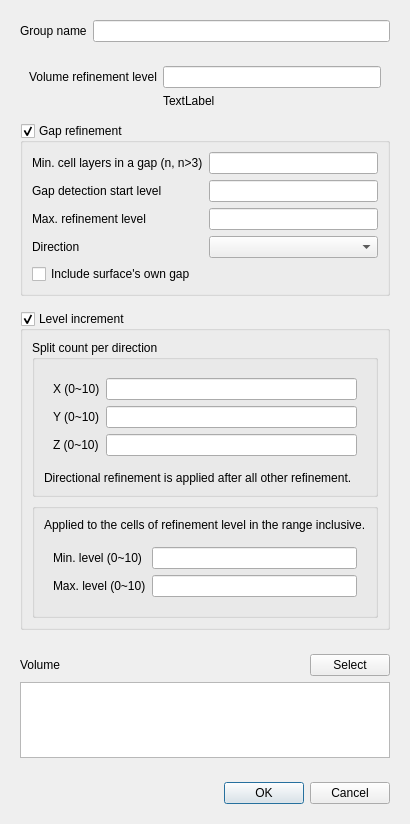
<?xml version="1.0" encoding="UTF-8"?>
<ui version="4.0">
 <class>VolumeRefinementDialog</class>
 <widget class="QDialog" name="VolumeRefinementDialog">
  <property name="geometry">
   <rect>
    <x>0</x>
    <y>0</y>
    <width>400</width>
    <height>824</height>
   </rect>
  </property>
  <property name="windowTitle">
   <string>Volume refinement</string>
  </property>
  <layout class="QVBoxLayout" name="verticalLayout">
   <item>
    <widget class="QWidget" name="parameters" native="true">
     <layout class="QVBoxLayout" name="verticalLayout_7">
      <property name="bottomMargin">
       <number>0</number>
      </property>
      <item>
       <widget class="QWidget" name="widget_7" native="true">
        <layout class="QFormLayout" name="formLayout">
         <property name="leftMargin">
          <number>0</number>
         </property>
         <property name="topMargin">
          <number>0</number>
         </property>
         <property name="rightMargin">
          <number>0</number>
         </property>
         <property name="bottomMargin">
          <number>0</number>
         </property>
         <item row="0" column="0">
          <widget class="QLabel" name="label">
           <property name="text">
            <string>Group name</string>
           </property>
          </widget>
         </item>
         <item row="0" column="1">
          <widget class="QLineEdit" name="groupName"/>
         </item>
        </layout>
       </widget>
      </item>
      <item>
       <widget class="QWidget" name="omnidirectional" native="true">
        <layout class="QVBoxLayout" name="verticalLayout_3">
         <property name="leftMargin">
          <number>0</number>
         </property>
         <property name="rightMargin">
          <number>0</number>
         </property>
         <item>
          <widget class="QWidget" name="widget" native="true">
           <layout class="QFormLayout" name="formLayout_3">
            <item row="0" column="0">
             <widget class="QLabel" name="label_2">
              <property name="text">
               <string>Volume refinement level</string>
              </property>
             </widget>
            </item>
            <item row="0" column="1">
             <widget class="QLineEdit" name="volumeRefinementLevel"/>
            </item>
            <item row="1" column="1">
             <widget class="QLabel" name="cellSize">
              <property name="text">
               <string>TextLabel</string>
              </property>
             </widget>
            </item>
           </layout>
          </widget>
         </item>
         <item>
          <widget class="QGroupBox" name="gapRefinement">
           <property name="title">
            <string>Gap refinement</string>
           </property>
           <property name="checkable">
            <bool>true</bool>
           </property>
           <layout class="QFormLayout" name="formLayout_2">
            <item row="0" column="0">
             <widget class="QLabel" name="label_3">
              <property name="text">
               <string>Min. cell layers in a gap (n, n&gt;3)</string>
              </property>
             </widget>
            </item>
            <item row="0" column="1">
             <widget class="QLineEdit" name="minCellLayers"/>
            </item>
            <item row="1" column="0">
             <widget class="QLabel" name="label_5">
              <property name="text">
               <string>Gap detection start level</string>
              </property>
             </widget>
            </item>
            <item row="1" column="1">
             <widget class="QLineEdit" name="detectionStartLevel"/>
            </item>
            <item row="2" column="0">
             <widget class="QLabel" name="label_6">
              <property name="text">
               <string>Max. refinement level</string>
              </property>
             </widget>
            </item>
            <item row="2" column="1">
             <widget class="QLineEdit" name="maxRefinementLevel"/>
            </item>
            <item row="3" column="0">
             <widget class="QLabel" name="label_7">
              <property name="text">
               <string>Direction</string>
              </property>
             </widget>
            </item>
            <item row="3" column="1">
             <widget class="PythonComboBox" name="direction"/>
            </item>
            <item row="4" column="0" colspan="2">
             <widget class="QCheckBox" name="gapSelf">
              <property name="text">
               <string>Include surface's own gap</string>
              </property>
             </widget>
            </item>
           </layout>
          </widget>
         </item>
        </layout>
       </widget>
      </item>
      <item>
       <widget class="QGroupBox" name="levelIncrement">
        <property name="title">
         <string>Level increment</string>
        </property>
        <property name="checkable">
         <bool>true</bool>
        </property>
        <layout class="QVBoxLayout" name="verticalLayout_8">
         <item>
          <widget class="QGroupBox" name="groupBox">
           <property name="title">
            <string>Split count per direction</string>
           </property>
           <layout class="QVBoxLayout" name="verticalLayout_5">
            <item>
             <widget class="QWidget" name="widget_4" native="true">
              <layout class="QFormLayout" name="formLayout_4">
               <item row="0" column="0">
                <widget class="QLabel" name="label_15">
                 <property name="text">
                  <string>X (0~10)</string>
                 </property>
                </widget>
               </item>
               <item row="0" column="1">
                <widget class="FloatEdit" name="splitCountX">
                 <property name="sizePolicy">
                  <sizepolicy hsizetype="Expanding" vsizetype="Fixed">
                   <horstretch>0</horstretch>
                   <verstretch>0</verstretch>
                  </sizepolicy>
                 </property>
                </widget>
               </item>
               <item row="1" column="0">
                <widget class="QLabel" name="label_16">
                 <property name="text">
                  <string>Y (0~10)</string>
                 </property>
                </widget>
               </item>
               <item row="1" column="1">
                <widget class="FloatEdit" name="splitCountY">
                 <property name="sizePolicy">
                  <sizepolicy hsizetype="Expanding" vsizetype="Fixed">
                   <horstretch>0</horstretch>
                   <verstretch>0</verstretch>
                  </sizepolicy>
                 </property>
                </widget>
               </item>
               <item row="2" column="0">
                <widget class="QLabel" name="label_17">
                 <property name="text">
                  <string>Z (0~10)</string>
                 </property>
                </widget>
               </item>
               <item row="2" column="1">
                <widget class="FloatEdit" name="splitCountZ">
                 <property name="sizePolicy">
                  <sizepolicy hsizetype="Expanding" vsizetype="Fixed">
                   <horstretch>0</horstretch>
                   <verstretch>0</verstretch>
                  </sizepolicy>
                 </property>
                </widget>
               </item>
              </layout>
             </widget>
            </item>
            <item>
             <widget class="QLabel" name="label_9">
              <property name="text">
               <string>Directional refinement is applied after all other refinement.</string>
              </property>
             </widget>
            </item>
           </layout>
          </widget>
         </item>
         <item>
          <widget class="QGroupBox" name="groupBox_2">
           <property name="title">
            <string/>
           </property>
           <layout class="QVBoxLayout" name="verticalLayout_6">
            <item>
             <widget class="QLabel" name="label_10">
              <property name="text">
               <string>Applied to the cells of refinement level in the range inclusive.</string>
              </property>
             </widget>
            </item>
            <item>
             <widget class="QWidget" name="widget_6" native="true">
              <layout class="QFormLayout" name="formLayout_5">
               <item row="0" column="0">
                <widget class="QLabel" name="label_18">
                 <property name="text">
                  <string>Min. level (0~10)</string>
                 </property>
                </widget>
               </item>
               <item row="0" column="1">
                <widget class="FloatEdit" name="directionalMinLevel">
                 <property name="sizePolicy">
                  <sizepolicy hsizetype="Expanding" vsizetype="Fixed">
                   <horstretch>0</horstretch>
                   <verstretch>0</verstretch>
                  </sizepolicy>
                 </property>
                </widget>
               </item>
               <item row="1" column="0">
                <widget class="QLabel" name="label_19">
                 <property name="text">
                  <string>Max. level (0~10)</string>
                 </property>
                </widget>
               </item>
               <item row="1" column="1">
                <widget class="FloatEdit" name="directionalMaxLevel">
                 <property name="sizePolicy">
                  <sizepolicy hsizetype="Expanding" vsizetype="Fixed">
                   <horstretch>0</horstretch>
                   <verstretch>0</verstretch>
                  </sizepolicy>
                 </property>
                </widget>
               </item>
              </layout>
             </widget>
            </item>
           </layout>
          </widget>
         </item>
        </layout>
       </widget>
      </item>
     </layout>
    </widget>
   </item>
   <item>
    <widget class="QWidget" name="widget_3" native="true">
     <layout class="QVBoxLayout" name="verticalLayout_2">
      <item>
       <widget class="QWidget" name="widget_2" native="true">
        <layout class="QHBoxLayout" name="horizontalLayout">
         <property name="leftMargin">
          <number>0</number>
         </property>
         <property name="rightMargin">
          <number>0</number>
         </property>
         <property name="bottomMargin">
          <number>0</number>
         </property>
         <item>
          <widget class="QLabel" name="label_4">
           <property name="text">
            <string>Volume</string>
           </property>
          </widget>
         </item>
         <item>
          <spacer name="horizontalSpacer">
           <property name="orientation">
            <enum>Qt::Horizontal</enum>
           </property>
           <property name="sizeHint" stdset="0">
            <size>
             <width>232</width>
             <height>20</height>
            </size>
           </property>
          </spacer>
         </item>
         <item>
          <widget class="QPushButton" name="select">
           <property name="text">
            <string>Select</string>
           </property>
          </widget>
         </item>
        </layout>
       </widget>
      </item>
      <item>
       <widget class="QListWidget" name="volumes">
        <property name="selectionMode">
         <enum>QAbstractItemView::NoSelection</enum>
        </property>
       </widget>
      </item>
     </layout>
    </widget>
   </item>
   <item>
    <widget class="QWidget" name="widget_5" native="true">
     <layout class="QHBoxLayout" name="horizontalLayout_2">
      <item>
       <spacer name="horizontalSpacer_2">
        <property name="orientation">
         <enum>Qt::Horizontal</enum>
        </property>
        <property name="sizeHint" stdset="0">
         <size>
          <width>181</width>
          <height>20</height>
         </size>
        </property>
       </spacer>
      </item>
      <item>
       <widget class="QPushButton" name="ok">
        <property name="text">
         <string>OK</string>
        </property>
        <property name="default">
         <bool>true</bool>
        </property>
       </widget>
      </item>
      <item>
       <widget class="QPushButton" name="cancel">
        <property name="text">
         <string>Cancel</string>
        </property>
       </widget>
      </item>
     </layout>
    </widget>
   </item>
  </layout>
 </widget>
 <customwidgets>
  <customwidget>
   <class>PythonComboBox</class>
   <extends>QComboBox</extends>
   <header location="global">widgets.python_combo_box</header>
  </customwidget>
  <customwidget>
   <class>FloatEdit</class>
   <extends>QLineEdit</extends>
   <header>widgets.typed_edit</header>
  </customwidget>
 </customwidgets>
 <resources/>
 <connections>
  <connection>
   <sender>cancel</sender>
   <signal>clicked()</signal>
   <receiver>VolumeRefinementDialog</receiver>
   <slot>reject()</slot>
   <hints>
    <hint type="sourcelabel">
     <x>344</x>
     <y>404</y>
    </hint>
    <hint type="destinationlabel">
     <x>199</x>
     <y>217</y>
    </hint>
   </hints>
  </connection>
 </connections>
</ui>
